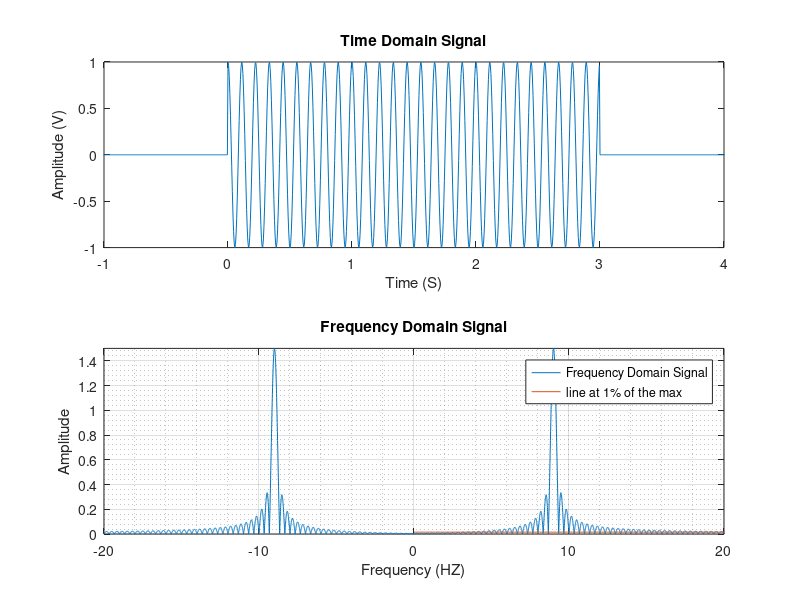
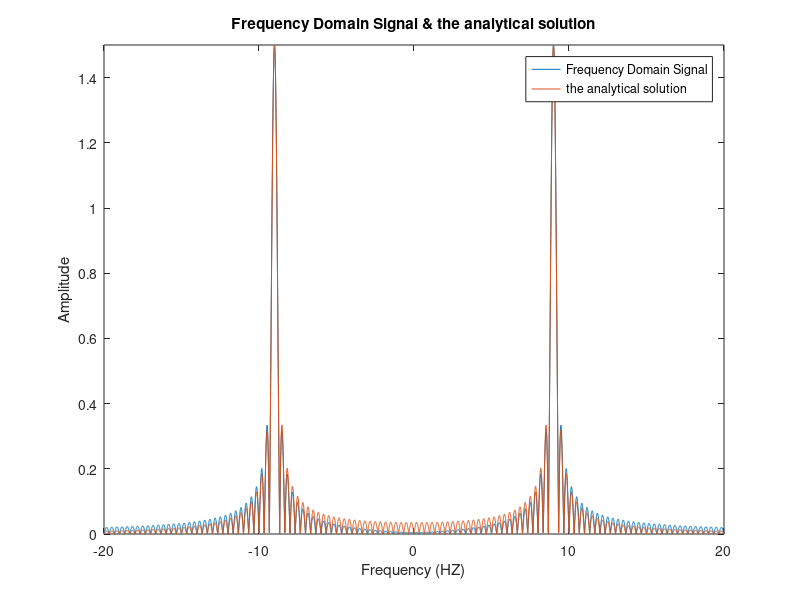
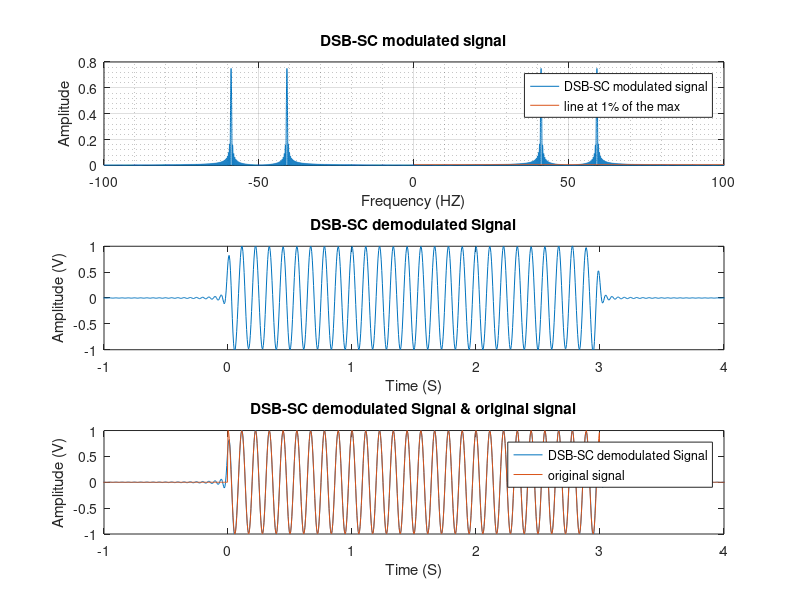
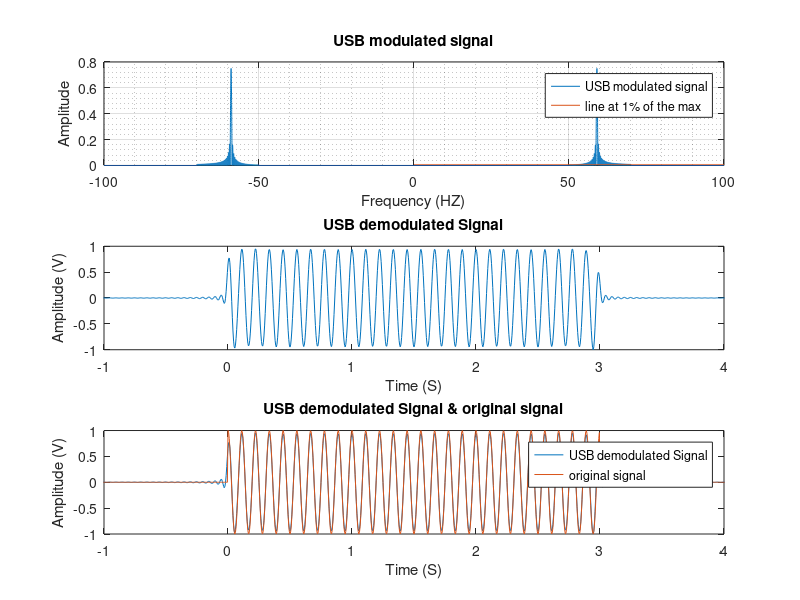

These figures' MATLAB source, in order:
close all
clear
clc
Fs = 200;               % sampling frequency
Ts = 1/Fs;              % sampling time
resolution = 0.01;
T = (1/resolution)/2;
t = -T:Ts:T-Ts; % time vector
m_t = cos(2*pi*9*t);
%to make the cosine function to be defined form 0 to 3 and zero elsewhere
t03 = [zeros(1,10000) ones(1,600) zeros(1,9400)]; 
m_t = m_t.*t03;
n = length(m_t);
n2 = 2^nextpow2(n);
m_f = fft(m_t,n2)/Fs;
m_f0 = fftshift(m_f);
f = (-n2/2:n2/2-1)*(Fs/n2); % zero-centered frequency range
subplot(2,1,1);
plot(t,m_t);
axis([-1 4 -1 1]);
xlabel('Time (S)');
ylabel('Amplitude (V)');
title('Time Domain Signal');
subplot(2,1,2);
x=0:0.1:100; %the duaration of a line
g1=0.01*max(abs(m_f0)); %to make line at 1% of max to get the B.W 
plot(f,abs(m_f0),x,g1+x*0);
grid on
grid minor
axis([-20 20 0 1.5])
xlabel('Frequency (HZ)');
ylabel('Amplitude');
title('Frequency Domain Signal');
legend('Frequency Domain Signal','line at 1% of the max')
% % % % % % %analytical solution for m_f0% % % % % %
m_f0_A = 0.5*(((exp((1i*6*pi).*(9-f))-1)./((1i*2*pi).*(9-f)))+((exp((-1i*6*pi).*(9+f))-1)./((1i*2*pi).*(9+f))));
figure
plot(f,abs(m_f0),f,abs(m_f0_A));
axis([-20 20 0 1.5])
xlabel('Frequency (HZ)');
ylabel('Amplitude');
title('Frequency Domain Signal & the analytical solution');
legend('Frequency Domain Signal','the analytical solution')
% % % % % % %carrier% % % % % %
c_t = cos(2*pi*50*t);
c_f = fft(c_t,n2)/Fs;
c_f0 = fftshift(c_f);
% % % % % % %DSB-SC-point_a% % % % % %
s = m_t.*c_t;
s_f = fft(s,n2)/Fs;
s_f0 = fftshift(s_f);
figure
subplot(3,1,1);
g2=0.01*max(abs(s_f0)); %to make line at 1% of max to get the B.W 
plot(f,abs(s_f0),x,g2+x*0);
grid on
grid minor
axis([-100 100 0 0.8]);
xlabel('Frequency (HZ)');
ylabel('Amplitude');
title('DSB-SC modulated signal');
legend('DSB-SC modulated signal','line at 1% of the max')
% % % % % %DSB-SC-point_b% % % % % %
v = s.*c_t;
v = v.*2; %to remove the half
v_f = fft(v,n2)/Fs;
v_f0 = fftshift(v_f);
%design LPF (B.W = 20HZ) these numbers by ratios for ex:
% to make zeros from -20 to 20 (40) and graph form -100 to 100 (200) 
% and length(f)= 32768 then ones must be (40/200*32768 = 6554)
LPF = [zeros(1,13107) ones(1,6554) zeros(1,13107)]; %LPF (B.W = 20HZ)
m2_f0 = v_f0.*LPF;
m2_f = ifftshift(m2_f0);
m2_t = ifft(m2_f,n2)*Fs;
m2_t(20001:32768) = []; %remove the unnecessary data and to equalize the length
subplot(3,1,2);
plot(t,m2_t);
axis([-1 4 -1 1]);
xlabel('Time (S)');
ylabel('Amplitude (V)');
title('DSB-SC demodulated Signal');
subplot(3,1,3);
plot(t,m2_t,t,m_t);
legend('DSB-SC demodulated Signal','original signal')
axis([-1 4 -1 1]);
xlabel('Time (S)');
ylabel('Amplitude (V)');
title('DSB-SC demodulated Signal & original signal');
% % % % % %%SSB-point_a% % % % % %
%design BPF (B.W = 20HZ,center at 60HZ)
BPF = [zeros(1,4915) ones(1,3277) zeros(1,16384) ones(1,3277) zeros(1,4915)]; 
s2_f0 = s_f0.*BPF;
figure
subplot(3,1,1);
g3=0.01*max(abs(s2_f0)); %to make line at 1% of max to get the B.W 
plot(f,abs(s2_f0),x,g3+x*0);
grid on
grid minor
axis([-100 100 0 0.8]);
xlabel('Frequency (HZ)');
ylabel('Amplitude');
title('USB modulated signal');
legend('USB modulated signal','line at 1% of the max')
% % % % % %%SSB-point_b% % % % % %
v2_f0 = conv(s2_f0,c_f0,'same');
m3_f0 = v2_f0.*LPF;
m3_f = ifftshift(m3_f0);
m3_t = ifft(m3_f,n2)*Fs;
m3_t(20001:32768) = []; %remove the unnecessary data and to equalize the length
m3_t = (m3_t/max(-m3_t)); % correct the amp
subplot(3,1,2);
plot(t,m3_t);
axis([-1 4 -1 1])
xlabel('Time (S)');
ylabel('Amplitude (V)');
title('USB demodulated Signal');
subplot(3,1,3);
plot(t,m3_t,t,m_t);
legend('USB demodulated Signal','original signal')
axis([-1 4 -1 1])
xlabel('Time (S)');
ylabel('Amplitude (V)');
title('USB demodulated Signal & original signal');
figure
plot(f,LPF,f,BPF);
legend('LPF','BPF')
grid on
% % % % % %%AM% % % % % %
Fs=200; % sampling freq
Ts=1/(Fs);
% set no of samples
resolution = 0.01;
T = (1/resolution)/2;
t = -T:Ts:T-Ts; % time vector
mt = cos(2*pi*9*t);
%to make the cosine function to be defined form 0 to 3 and zero elsewhere
t03 = [zeros(1,10000) ones(1,600) zeros(1,9400)];
mt = mt.*t03; % basic signal
n = length(mt);
n2 = 2^nextpow2(n);
f = (-n2/2:n2/2-1)*(Fs/n2); % zero-centered frequency range
%parameters
Am=1;
Ac=2.5;
fm=9;
fc=50;
wc1=2*pi*fm;
wc2=2*pi*fc;
k=.4;
% carier signal
ct=Ac*cos(wc2*t);
%-------------------------------------------------------------
% modulated signal
s=(1+k*mt).*ct;
%-------------------------------------------------------------
% spectrum
S = fft(s, n2)/Fs;
S_shift=fftshift(abs(S));
subplot(2,1,1);
plot( t, s);
axis ([0 3 -5 5]);
title ('AM signal');
xlabel('Time');
ylabel('amplitude');
%----------------------------------------------------------------
subplot(2,1,2);
x=0:0.1:100; %the duaration of a line
g=0.015; %to make line at 1% of the signal max to get the B.W
plot(f,abs(S_shift),x,g+x*0);
axis ([-100 100 0 2]);
title('spetrum of AM');
xlabel('freq.');
ylabel('amplitude');
legend('spetrum of AM','line at 1% of the max')
grid on
grid minor